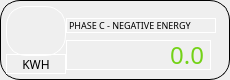
                    <widget class="QFrame" name="horizontalFrame_58">
                     <property name="minimumSize">
                      <size>
                       <width>230</width>
                       <height>80</height>
                      </size>
                     </property>
                     <property name="maximumSize">
                      <size>
                       <width>230</width>
                       <height>80</height>
                      </size>
                     </property>
                     <property name="styleSheet">
                      <string notr="true">border: 1px solid #000000;
border-radius: 20px;</string>
                     </property>
                     <layout class="QHBoxLayout" name="horizontalLayout_79">
                      <property name="spacing">
                       <number>0</number>
                      </property>
                      <property name="leftMargin">
                       <number>5</number>
                      </property>
                      <property name="topMargin">
                       <number>5</number>
                      </property>
                      <property name="rightMargin">
                       <number>5</number>
                      </property>
                      <property name="bottomMargin">
                       <number>5</number>
                      </property>
                      <item>
                       <layout class="QVBoxLayout" name="verticalLayout_127">
                        <property name="spacing">
                         <number>0</number>
                        </property>
                        <item>
                         <widget class="QLabel" name="label_173">
                          <property name="sizePolicy">
                           <sizepolicy hsizetype="Preferred" vsizetype="Preferred">
                            <horstretch>0</horstretch>
                            <verstretch>0</verstretch>
                           </sizepolicy>
                          </property>
                          <property name="minimumSize">
                           <size>
                            <width>60</width>
                            <height>50</height>
                           </size>
                          </property>
                          <property name="maximumSize">
                           <size>
                            <width>60</width>
                            <height>50</height>
                           </size>
                          </property>
                          <property name="styleSheet">
                           <string notr="true">border-color: rgb(255, 255, 255);
image: url(:/icons/battery.png);</string>
                          </property>
                          <property name="text">
                           <string/>
                          </property>
                         </widget>
                        </item>
                        <item>
                         <widget class="QLabel" name="label_174">
                          <property name="sizePolicy">
                           <sizepolicy hsizetype="Fixed" vsizetype="Fixed">
                            <horstretch>0</horstretch>
                            <verstretch>0</verstretch>
                           </sizepolicy>
                          </property>
                          <property name="minimumSize">
                           <size>
                            <width>60</width>
                            <height>20</height>
                           </size>
                          </property>
                          <property name="maximumSize">
                           <size>
                            <width>60</width>
                            <height>20</height>
                           </size>
                          </property>
                          <property name="font">
                           <font>
                            <family>Gilroy</family>
                           </font>
                          </property>
                          <property name="styleSheet">
                           <string notr="true">border-color: rgb(255, 255, 255);</string>
                          </property>
                          <property name="text">
                           <string>KWH</string>
                          </property>
                          <property name="alignment">
                           <set>Qt::AlignCenter</set>
                          </property>
                         </widget>
                        </item>
                       </layout>
                      </item>
                      <item>
                       <layout class="QVBoxLayout" name="verticalLayout_128">
                        <property name="spacing">
                         <number>5</number>
                        </property>
                        <property name="topMargin">
                         <number>10</number>
                        </property>
                        <property name="rightMargin">
                         <number>10</number>
                        </property>
                        <item>
                         <widget class="QLabel" name="label_175">
                          <property name="sizePolicy">
                           <sizepolicy hsizetype="Fixed" vsizetype="Fixed">
                            <horstretch>0</horstretch>
                            <verstretch>0</verstretch>
                           </sizepolicy>
                          </property>
                          <property name="minimumSize">
                           <size>
                            <width>150</width>
                            <height>15</height>
                           </size>
                          </property>
                          <property name="maximumSize">
                           <size>
                            <width>150</width>
                            <height>15</height>
                           </size>
                          </property>
                          <property name="font">
                           <font>
                            <family>Gilroy</family>
                            <pointsize>7</pointsize>
                           </font>
                          </property>
                          <property name="styleSheet">
                           <string notr="true">border-color: rgb(255, 255, 255);</string>
                          </property>
                          <property name="text">
                           <string>PHASE C - NEGATIVE ENERGY</string>
                          </property>
                         </widget>
                        </item>
                        <item>
                         <widget class="QLabel" name="ne_c_1">
                          <property name="sizePolicy">
                           <sizepolicy hsizetype="Fixed" vsizetype="Fixed">
                            <horstretch>0</horstretch>
                            <verstretch>0</verstretch>
                           </sizepolicy>
                          </property>
                          <property name="minimumSize">
                           <size>
                            <width>145</width>
                            <height>30</height>
                           </size>
                          </property>
                          <property name="maximumSize">
                           <size>
                            <width>145</width>
                            <height>30</height>
                           </size>
                          </property>
                          <property name="font">
                           <font>
                            <family>Gilroy</family>
                            <pointsize>18</pointsize>
                           </font>
                          </property>
                          <property name="styleSheet">
                           <string notr="true">color: rgb(115, 210, 22);
border-color: rgb(255, 255, 255);</string>
                          </property>
                          <property name="text">
                           <string>0.0</string>
                          </property>
                          <property name="alignment">
                           <set>Qt::AlignRight|Qt::AlignTrailing|Qt::AlignVCenter</set>
                          </property>
                         </widget>
                        </item>
                       </layout>
                      </item>
                     </layout>
                    </widget>
